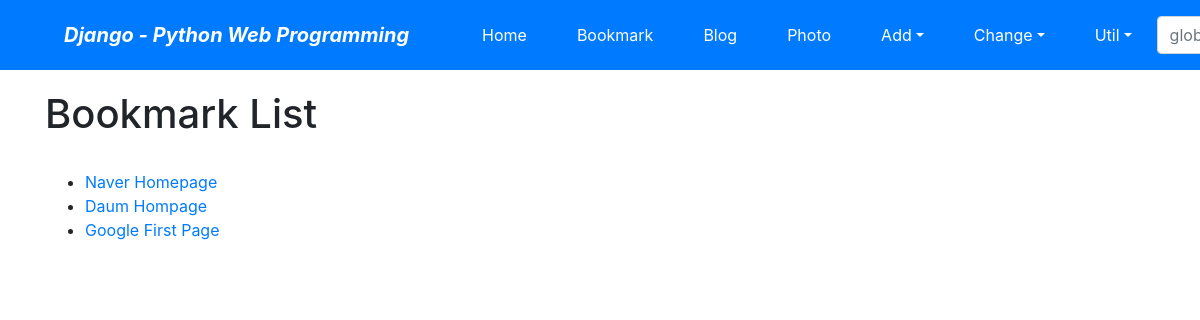
The app's page /bookmark/, older data.
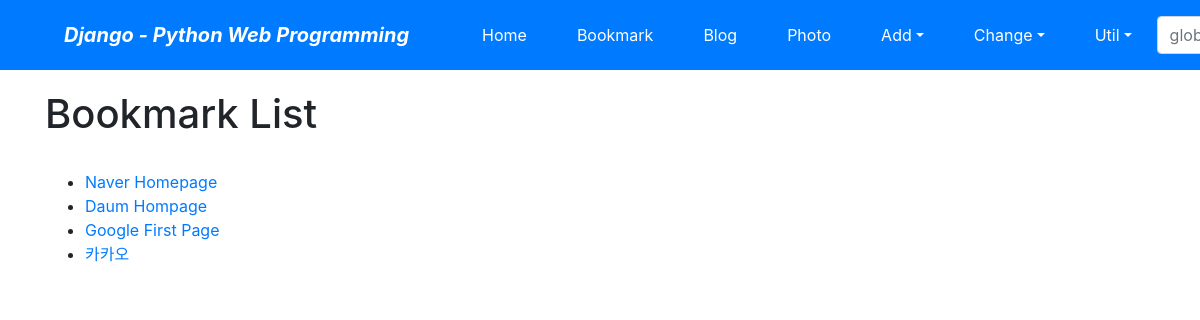
The same page, newer data.
### bookmark/models.py (models this page shows)
class Bookmark(models.Model):
    title = models.CharField('TITLE', max_length=100, blank=True)
    url = models.URLField('URL', unique=True)
    owner = models.ForeignKey(User, on_delete=models.CASCADE, blank=True, null=True)
    def __str__(self):
        return self.title

### bookmark/views.py (the view)
# urls.py: path('', views.BookmarkLV.as_view(), name='index'),
class BookmarkLV(ListView):
    model = Bookmark

### bookmark/templates/bookmark/bookmark_list.html (shortened to what this page needs)
{% extends "base.html" %}
{% block content %}
    <h1>Bookmark List</h1>
    <br>
    <ul>
        {% for bookmark in object_list %}
        <li><a href="{% url 'bookmark:detail' bookmark.id %}">{{ bookmark }}</a></li>
        {% endfor %}
    </ul>
{% endblock %}

Row changes from the older to the newer data that the page shows:
added Bookmark: title "카카오"
